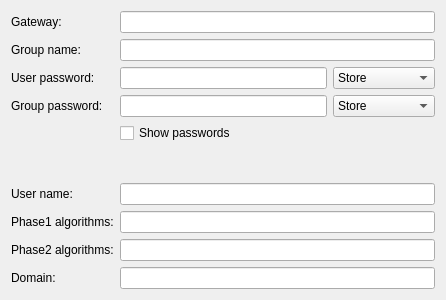
<?xml version="1.0" encoding="UTF-8"?>
<ui version="4.0">
 <class>OpenswanWidget</class>
 <widget class="QWidget" name="OpenswanWidget">
  <property name="geometry">
   <rect>
    <x>0</x>
    <y>0</y>
    <width>446</width>
    <height>300</height>
   </rect>
  </property>
  <property name="windowTitle">
   <string>Open Swan VPN</string>
  </property>
  <layout class="QFormLayout" name="formLayout">
   <item row="0" column="0">
    <widget class="QLabel" name="label">
     <property name="text">
      <string>Gateway:</string>
     </property>
    </widget>
   </item>
   <item row="0" column="1">
    <widget class="QLineEdit" name="gateway"/>
   </item>
   <item row="1" column="0">
    <widget class="QLabel" name="label_2">
     <property name="text">
      <string>Group name:</string>
     </property>
    </widget>
   </item>
   <item row="1" column="1">
    <widget class="QLineEdit" name="groupname"/>
   </item>
   <item row="2" column="0">
    <widget class="QLabel" name="label_4">
     <property name="text">
      <string>User password:</string>
     </property>
    </widget>
   </item>
   <item row="2" column="1">
    <layout class="QHBoxLayout" name="horizontalLayout">
     <item>
      <widget class="KLineEdit" name="userPassword">
       <property name="passwordMode">
        <bool>true</bool>
       </property>
      </widget>
     </item>
     <item>
      <widget class="KComboBox" name="cbUsernamePasswordMode">
       <item>
        <property name="text">
         <string>Store</string>
        </property>
       </item>
       <item>
        <property name="text">
         <string>Always Ask</string>
        </property>
       </item>
       <item>
        <property name="text">
         <string>Not Required</string>
        </property>
       </item>
      </widget>
     </item>
    </layout>
   </item>
   <item row="3" column="0">
    <widget class="QLabel" name="label_5">
     <property name="text">
      <string>Group password:</string>
     </property>
    </widget>
   </item>
   <item row="3" column="1">
    <layout class="QHBoxLayout" name="horizontalLayout_2">
     <item>
      <widget class="KLineEdit" name="groupPassword">
       <property name="passwordMode">
        <bool>true</bool>
       </property>
      </widget>
     </item>
     <item>
      <widget class="KComboBox" name="cbGroupPasswordMode">
       <item>
        <property name="text">
         <string>Store</string>
        </property>
       </item>
       <item>
        <property name="text">
         <string>Always Ask</string>
        </property>
       </item>
       <item>
        <property name="text">
         <string>Not Required</string>
        </property>
       </item>
      </widget>
     </item>
    </layout>
   </item>
   <item row="4" column="1">
    <widget class="QCheckBox" name="ckShowPasswords">
     <property name="text">
      <string>Show passwords</string>
     </property>
    </widget>
   </item>
   <item row="5" column="1">
    <spacer name="verticalSpacer">
     <property name="orientation">
      <enum>Qt::Vertical</enum>
     </property>
     <property name="sizeHint" stdset="0">
      <size>
       <width>20</width>
       <height>28</height>
      </size>
     </property>
    </spacer>
   </item>
   <item row="6" column="0">
    <widget class="QLabel" name="label_3">
     <property name="text">
      <string>User name:</string>
     </property>
    </widget>
   </item>
   <item row="6" column="1">
    <widget class="QLineEdit" name="username"/>
   </item>
   <item row="7" column="0">
    <widget class="QLabel" name="label_6">
     <property name="text">
      <string>Phase1 algorithms:</string>
     </property>
    </widget>
   </item>
   <item row="7" column="1">
    <widget class="QLineEdit" name="phase1"/>
   </item>
   <item row="8" column="0">
    <widget class="QLabel" name="label_7">
     <property name="text">
      <string>Phase2 algorithms:</string>
     </property>
    </widget>
   </item>
   <item row="8" column="1">
    <widget class="QLineEdit" name="phase2"/>
   </item>
   <item row="9" column="0">
    <widget class="QLabel" name="label_8">
     <property name="text">
      <string>Domain:</string>
     </property>
    </widget>
   </item>
   <item row="9" column="1">
    <widget class="QLineEdit" name="domain"/>
   </item>
  </layout>
 </widget>
 <customwidgets>
  <customwidget>
   <class>KComboBox</class>
   <extends>QComboBox</extends>
   <header>kcombobox.h</header>
  </customwidget>
  <customwidget>
   <class>KLineEdit</class>
   <extends>QLineEdit</extends>
   <header>klineedit.h</header>
  </customwidget>
 </customwidgets>
 <tabstops>
  <tabstop>gateway</tabstop>
  <tabstop>groupname</tabstop>
  <tabstop>userPassword</tabstop>
  <tabstop>cbUsernamePasswordMode</tabstop>
  <tabstop>groupPassword</tabstop>
  <tabstop>cbGroupPasswordMode</tabstop>
  <tabstop>ckShowPasswords</tabstop>
  <tabstop>username</tabstop>
  <tabstop>phase1</tabstop>
  <tabstop>phase2</tabstop>
  <tabstop>domain</tabstop>
 </tabstops>
 <resources/>
 <connections/>
</ui>
